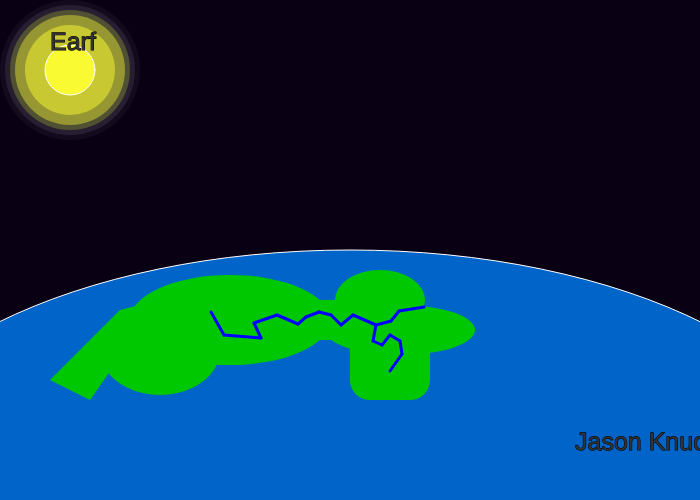
Frame 1 (no input)
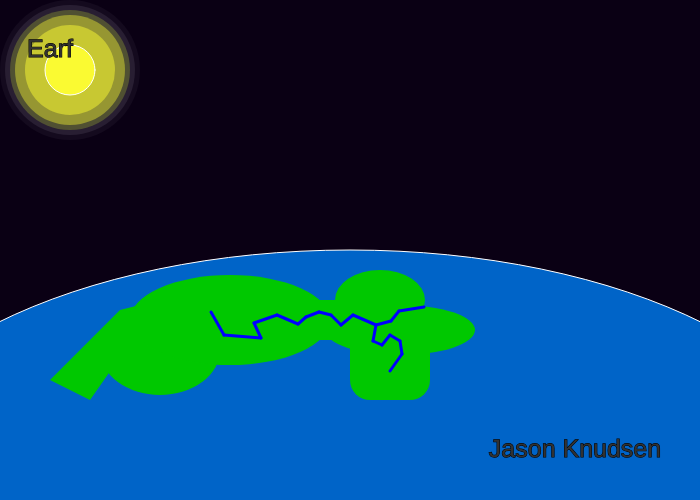
Frame 60 (no input)
Frame 120 (the mouse pressed at the canvas centre since frame 60): identical to frame 60, image omitted

The p5.js sketch that drew these frames (run headless with seeded random() and noise() and a simulated clock; from frame 60 on, the mouse is pressed at the canvas centre):

// p5.js sketch
// ── sketch.js
var s = 83;
var w = 87;
var a = 65;
var d = 68;
var x = 70;
var y = 70;
var tr = 50
var tg = 50
var tb = 50
var timer = 6
var starx = 750
var stary = 5
function setup() {
    createCanvas(700, 500)
}

function draw() {
    background(10, 0, 20);
    StarGen()
    noStroke();
    fill(20, 10, 30)
    ellipse(x, y, 140, 140);
    fill(40, 30, 50)
    ellipse(x, y, 130, 130);
    fill(80, 80, 50)
    ellipse(x, y, 120, 120);
    fill(150, 150, 50)
    ellipse(x, y, 110, 110);
    fill(200, 200, 50)
    ellipse(x, y, 90, 90);
    fill(250, 250, 50)
    stroke(255)
    ellipse(x, y, 50, 50);
    fill(0, 100, 200)
    ellipse(350, 500, 1000, 500);
    noStroke()
    fill(0, 200, 0)

    PlayerMove();
    // continent 1
    fill(0, 200, 0)
    ellipse(400, 330, 150, 50);
    ellipse(400, 330, 50, 80);
    ellipse(380, 300, 90, 60);
    rect(350, 300, 80, 100, 20);
    // continent 2
    noStroke()
    quad(120, 310, 160, 300, 90, 400, 50, 380);
    ellipse(160, 350, 120, 90);
    ellipse(230, 320, 200, 90);
    rect(290, 300, 75, 40)
    // river 1
    stroke('blue');
    strokeWeight(3);
    line(424, 307, 399, 311);
    line(399, 311, 391, 321);
    line(391, 321, 376, 325);
    line(376, 325, 373, 341);
    line(373, 341, 382, 345);
    line(382, 345, 390, 335);
    line(390, 335, 400, 341);
    line(400, 341, 402, 354);
    line(402, 354, 390, 371);
    // river 2
    line(376, 325, 353, 315);
    line(353, 315, 341, 325);
    line(341, 325, 331, 315);
    line(331, 315, 319, 312);
    line(319, 312, 306, 317);
    line(306, 317, 298, 324);
    line(298, 324, 277, 315);
    line(277, 315, 254, 323);
    line(254, 323, 261, 338);
    line(261, 338, 224, 335);
    line(224, 335, 211, 312);
    // Text
    stroke('black');
    strokeWeight(1);
    fill(tr, tg, tb)
    textSize(25)
    // text('X: ' + mouseX + ' Y: ' + mouseY, 300, 30);
    text('Jason Knudsen', 575, 450);
    text('Earf', 50, 50);


    textAlign(CENTER, CENTER);
    textSize(100);
    // while (timer > 0) {  // this doesn't work because it's all happening at the same time
    //   timer --;
    // }

    // frameCount --> this keeps track of the number of times the program has gone throught the code, 60 = 1 second
    // % ---> this is the Modulo operator, it divides numbers and evaluates to the remainder: 17 % 5 evaluates to 2 remainder
    // this can be used to determine if the number on the left is divisible by the number on the right

    if (frameCount % 60 == 0 && timer > 0) { // if the frameCount is divisible by 60, then a second has passed. it will stop at 0
        timer--;
    }
    if (timer == 0) {
        starx = random (700, 750)
        stary = random (40, 90)
        timer += random (3,7)
    }

}


function mouseClicked() {
    tr = random(50, 251);
    tg = random(50, 251);
    tb = random(50, 251);
}

function StarGen() {

    fill(205)
    circle(starx, stary, 30)
    fill(255)
    circle(starx, stary, 15)
    starx -= random(10,20)
    stary += random (5, 10)

}


function PlayerMove() {
    if (keyIsDown(d)) {
        x += 5;
    }
    if (keyIsDown(a)) {
        x -= 5;
    }
    if (x >= 675) {
        x = 675;
    }
    if (x <= 25) {
        x = 25;
    }
    if (keyIsDown(s)) {
        y += 5;
    }
    if (keyIsDown(w)) {
        y -= 5;
    }
    if (y >= 575) {
        y = 575;
    }
    if (y <= 25) {
        y = 25;
    }
}
// ── alt_index.html
<html>
  <head>
    <script src="https://cdnjs.cloudflare.com/ajax/libs/p5.js/1.1.9/p5.min.js"></script>
    <script src="alt_sketch_I_found_on_p5js.js"></script>
  </head>
  <body>
  </body>
</html>
// ── alt_sketch_I_found_on_p5js.js
const planets = [
  {name : "Mercury", size : 4, x : 50, y : 200, colour: "teal"},
  {name : "Venus", size : 9, x : 175, y : 200, colour: "brown"},
  {name : "Earth", size : 10, x : 300, y : 200, colour: "green"},
  {name : "Mars", size : 5, x : 425, y : 200, colour: "red"},
  {name : "Jupiter", size : 110, x : 550, y : 200, colour: "sienna"},
  {name : "Saturn", size : 95, x : 675, y : 200, colour: "pink"},
  {name : "Uranus", size : 40, x : 800, y : 200, colour: "blue"},
  {name : "Neptune", size : 40, x : 925, y : 200, colour: "cyan"}
];

function setup() {
  createCanvas(1000, 600);

  textAlign(CENTER);
  textSize(20);
  
  //console.log(planets)

}

function draw() {
  background(51);
  fill(255);
  
  planets.forEach(function(planet, index){
    console.log(`At index ${index} we have the planet is ${planet}.`);
    push();
    fill (planet["colour"]);
    circle(planet["x"], planet["y"], planet["size"]);
    pop();
    text(planet["name"], planet["x"], planet["y"]+100);
    
  });
  
  
  /*/
  planets.forEach(function(planet, index){
    console.log(`At index ${index} we have the planet is ${planet}.`);
    push();
    fill (planet["colour"]);
    translate(p5.Vector.fromAngle(millis() / 1000, 40));
    circle(planet["x"], planet["y"], planet["size"]);
    pop();
    text(planet["name"], planet["x"], planet["y"]+100);
    
  });
  //*/
  
}
